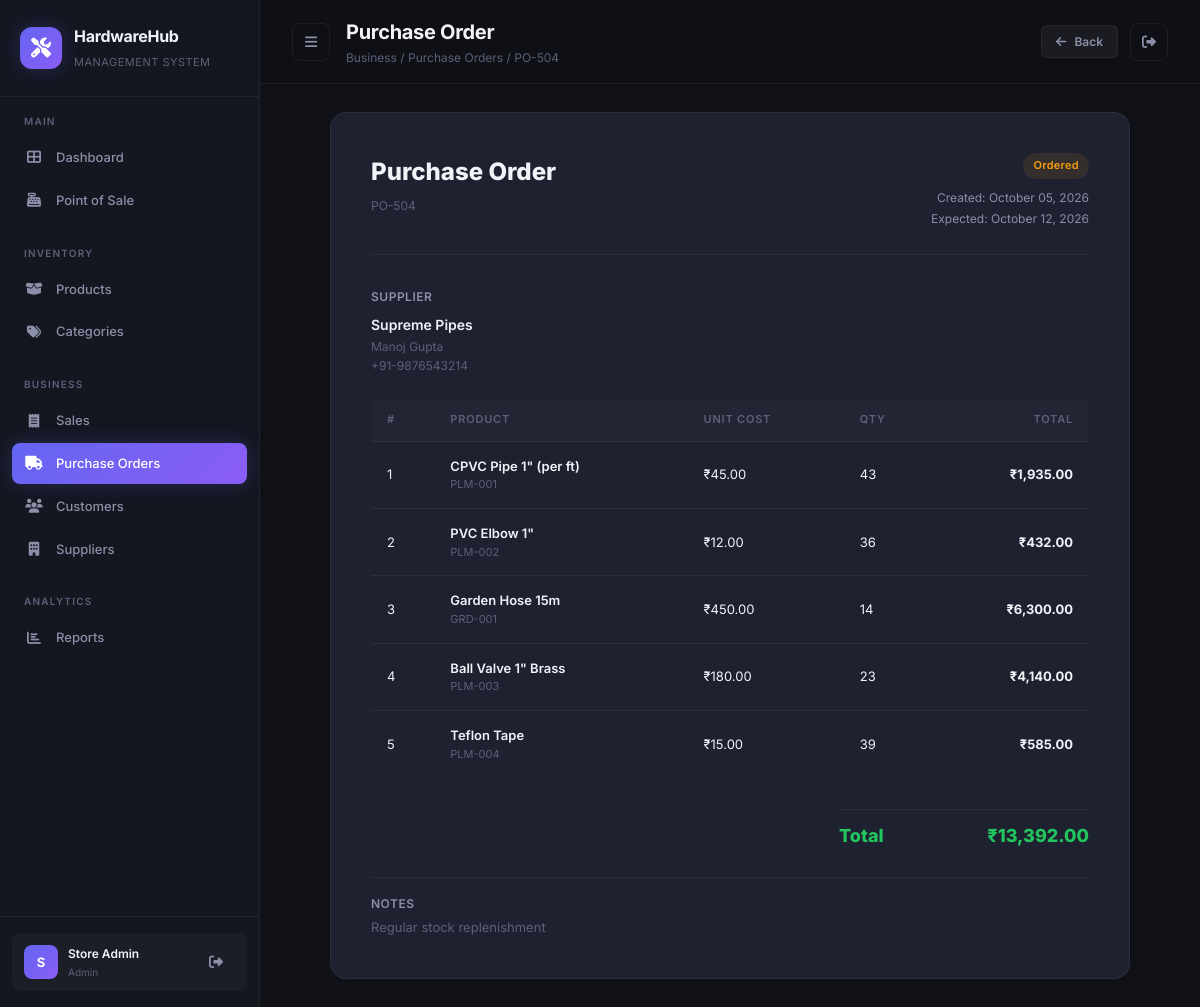
The app's page /purchases/view/4 (signed in) with its own data.
### models.py (models this page shows)
class PurchaseOrder(Base):
    __tablename__ = "purchase_orders"
    id = Column(Integer, primary_key=True, index=True)
    po_number = Column(String(50), unique=True, nullable=False, index=True)
    supplier_id = Column(Integer, ForeignKey("suppliers.id"), nullable=False)
    user_id = Column(Integer, ForeignKey("users.id"), nullable=True)
    total_amount = Column(Float, default=0.0)
    status = Column(String(20), default=PurchaseStatus.ORDERED.value)
    notes = Column(Text, default="")
    expected_date = Column(DateTime, nullable=True)
    received_date = Column(DateTime, nullable=True)
    created_at = Column(DateTime, default=datetime.datetime.utcnow)
    supplier = relationship("Supplier", back_populates="purchase_orders")
    user = relationship("User")
    items = relationship("PurchaseItem", back_populates="purchase_order", cascade="all, delete-orphan")

class Supplier(Base):
    __tablename__ = "suppliers"
    id = Column(Integer, primary_key=True, index=True)
    name = Column(String(150), nullable=False)
    contact_person = Column(String(100), default="")
    email = Column(String(120), default="")
    phone = Column(String(20), default="")
    address = Column(Text, default="")
    city = Column(String(100), default="")
    is_active = Column(Boolean, default=True)
    created_at = Column(DateTime, default=datetime.datetime.utcnow)
    products = relationship("Product", back_populates="supplier")
    purchase_orders = relationship("PurchaseOrder", back_populates="supplier")

class PurchaseItem(Base):
    __tablename__ = "purchase_items"
    id = Column(Integer, primary_key=True, index=True)
    purchase_order_id = Column(Integer, ForeignKey("purchase_orders.id"), nullable=False)
    product_id = Column(Integer, ForeignKey("products.id"), nullable=False)
    quantity = Column(Integer, nullable=False)
    unit_cost = Column(Float, nullable=False)
    total_cost = Column(Float, nullable=False)
    purchase_order = relationship("PurchaseOrder", back_populates="items")
    product = relationship("Product", back_populates="purchase_items")

class Product(Base):
    __tablename__ = "products"
    id = Column(Integer, primary_key=True, index=True)
    name = Column(String(200), nullable=False, index=True)
    sku = Column(String(50), unique=True, nullable=False, index=True)
    description = Column(Text, default="")
    category_id = Column(Integer, ForeignKey("categories.id"), nullable=True)
    supplier_id = Column(Integer, ForeignKey("suppliers.id"), nullable=True)
    cost_price = Column(Float, default=0.0)
    selling_price = Column(Float, default=0.0)
    quantity = Column(Integer, default=0)
    min_stock = Column(Integer, default=5)
    location = Column(String(100), default="")  # Aisle/shelf location
    unit = Column(String(20), default="piece")  # piece, kg, meter, liter, box
    is_active = Column(Boolean, default=True)
    created_at = Column(DateTime, default=datetime.datetime.utcnow)
    updated_at = Column(DateTime, default=datetime.datetime.utcnow, onupdate=datetime.datetime.utcnow)
    category = relationship("Category", back_populates="products")
    supplier = relationship("Supplier", back_populates="products")
    sale_items = relationship("SaleItem", back_populates="product")
    purchase_items = relationship("PurchaseItem", back_populates="product")

### routes/purchase_routes.py (the view)
@router.get("/view/{po_id}")
async def view_purchase(request: Request, po_id: int, db: Session = Depends(get_db)):
    user = get_current_user(request)
    if not user:
        return RedirectResponse(url="/login", status_code=302)
    po = db.query(PurchaseOrder).options(
        joinedload(PurchaseOrder.supplier),
        joinedload(PurchaseOrder.items).joinedload(PurchaseItem.product)
    ).filter(PurchaseOrder.id == po_id).first()
    if not po:
        return RedirectResponse(url="/purchases", status_code=302)
    return templates.TemplateResponse("purchase_view.html", {
        "request": request,
        "user": user,
        "purchase": po,
    })

### templates/purchase_view.html (shortened to what this page needs)
{% extends "base.html" %}
{% set active_page = "purchases" %}
{% block page_title %}Purchase Order{% endblock %}
{% block breadcrumb %}Business / Purchase Orders / {{ purchase.po_number }}{% endblock %}
{% block topbar_actions %}
<a href="/purchases" class="btn btn-secondary btn-sm">
    <i class="fas fa-arrow-left"></i> Back
</a>
{% endblock %}
{% block content %}
<div class="invoice-container">
    <div class="invoice-header">
        <div class="invoice-brand">
            <h2>Purchase Order</h2>
            <p>{{ purchase.po_number }}</p>
        </div>
        <div class="invoice-info">
            <h3>
                {% if purchase.status == 'received' %}
                <span class="badge badge-success">Received</span>
                {% elif purchase.status == 'ordered' %}
                <span class="badge badge-warning">Ordered</span>
                {% else %}
                <span class="badge badge-danger">Cancelled</span>
                {% endif %}
            </h3>
            <p>
                Created: {{ purchase.created_at.strftime('%B %d, %Y') }}<br>
                {% if purchase.expected_date %}Expected: {{ purchase.expected_date.strftime('%B %d, %Y') }}<br>{% endif %}
            </p>
        </div>
    </div>
    <div style="margin-bottom: 24px;">
        <div class="form-label" style="margin-bottom:8px;">Supplier</div>
        <div class="fw-semibold">{{ purchase.supplier.name }}</div>
        {% if purchase.supplier.contact_person %}<div class="text-muted" style="font-size:12px;">{{ purchase.supplier.contact_person }}</div>{% endif %}
        {% if purchase.supplier.phone %}<div class="text-muted" style="font-size:12px;">{{ purchase.supplier.phone }}</div>{% endif %}
    </div>
    <table class="data-table" style="margin-bottom:24px;">
        <thead>
            <tr>
                <th>#</th>
                <th>Product</th>
                <th>Unit Cost</th>
                <th>Qty</th>
                <th style="text-align:right;">Total</th>
            </tr>
        </thead>
        <tbody>
            {% for item in purchase.items %}
            <tr>
                <td>{{ loop.index }}</td>
                <td>
                    <div class="fw-semibold">{{ item.product.name }}</div>
                    <div class="text-muted" style="font-size:11px;">{{ item.product.sku }}</div>
                </td>
                <td>₹{{ "{:,.2f}".format(item.unit_cost) }}</td>
                <td>{{ item.quantity }}</td>
                <td style="text-align:right;" class="fw-bold">₹{{ "{:,.2f}".format(item.total_cost) }}</td>
            </tr>
            {% endfor %}
        </tbody>
    </table>
    <div style="display:flex; justify-content:flex-end;">
        <div style="width:250px;">
            <div class="cart-totals">
                <div class="total-row grand-total">
                    <span>Total</span>
                    <span>₹{{ "{:,.2f}".format(purchase.total_amount) }}</span>
                </div>
            </div>
        </div>
    </div>
    {% if purchase.notes %}
    <div style="margin-top:20px; padding-top:16px; border-top:1px solid var(--border-color);">
        <div class="form-label" style="margin-bottom:4px;">Notes</div>
        <div class="text-muted" style="font-size:13px;">{{ purchase.notes }}</div>
    </div>
    {% endif %}
</div>
{% endblock %}

### static/css/style.css (style rules this page uses)
:root { --bg-primary: #0f1117; --bg-secondary: #1a1d27; --bg-card: #1e2130; --bg-card-hover: #252839; --bg-input: #161822; --bg-sidebar: #141620; --border-color: rgba(255, 255, 255, 0.06); --border-light: rgba(255, 255, 255, 0.1); --text-primary: #f1f3f9; --text-secondary: #8b8fa7; --text-muted: #5c6078; --text-inverse: #0f1117; --accent-primary: #6366f1; --accent-primary-hover: #818cf8; --accent-gradient: linear-gradient(135deg, #6366f1 0%, #8b5cf6 100%); --accent-glow: rgba(99, 102, 241, 0.25); --success: #22c55e; --success-bg: rgba(34, 197, 94, 0.1); --warning: #f59e0b; --warning-bg: rgba(245, 158, 11, 0.1); --danger: #ef4444; --danger-bg: rgba(239, 68, 68, 0.1); --info: #3b82f6; --info-bg: rgba(59, 130, 246, 0.1); --cyan: #06b6d4; --purple: #a855f7; --pink: #ec4899; --orange: #f97316; --radius-sm: 8px; --radius-md: 12px; --radius-lg: 16px; --radius-xl: 20px; --shadow-sm: 0 2px 8px rgba(0, 0, 0, 0.2); --shadow-md: 0 4px 16px rgba(0, 0, 0, 0.3); --shadow-lg: 0 8px 32px rgba(0, 0, 0, 0.4); --shadow-glow: 0 0 20px var(--accent-glow); --sidebar-width: 260px; --transition: all 0.3s cubic-bezier(0.4, 0, 0.2, 1); }
*, *::before, *::after { margin: 0; padding: 0; box-sizing: border-box; }
html { font-size: 14px; scroll-behavior: smooth; }
body { font-family: 'Inter', -apple-system, BlinkMacSystemFont, sans-serif; background: var(--bg-primary); color: var(--text-primary); line-height: 1.6; overflow-x: hidden; min-height: 100vh; }
a { color: var(--accent-primary-hover); text-decoration: none; transition: var(--transition); }
.data-table { width: 100%; border-collapse: separate; border-spacing: 0; }
.data-table thead th { padding: 12px 16px; text-align: left; font-size: 11px; font-weight: 600; text-transform: uppercase; letter-spacing: 0.8px; color: var(--text-muted); background: rgba(255, 255, 255, 0.02); border-bottom: 1px solid var(--border-color); white-space: nowrap; }
.data-table tbody tr { transition: var(--transition); }
.data-table tbody td { padding: 14px 16px; border-bottom: 1px solid var(--border-color); font-size: 13px; vertical-align: middle; }
.data-table tbody tr:last-child td { border-bottom: none; }
.badge { display: inline-flex; align-items: center; padding: 4px 10px; border-radius: 20px; font-size: 11px; font-weight: 600; letter-spacing: 0.3px; }
.badge-warning { background: var(--warning-bg); color: var(--warning); }
.btn { display: inline-flex; align-items: center; gap: 8px; padding: 10px 20px; border-radius: var(--radius-sm); font-weight: 600; font-size: 13px; cursor: pointer; transition: var(--transition); border: none; text-decoration: none; white-space: nowrap; font-family: inherit; }
.btn-secondary { background: rgba(255, 255, 255, 0.05); color: var(--text-secondary); border: 1px solid var(--border-color); }
.btn-sm { padding: 6px 14px; font-size: 12px; border-radius: 6px; }
.form-label { display: block; font-size: 12px; font-weight: 600; color: var(--text-secondary); margin-bottom: 6px; text-transform: uppercase; letter-spacing: 0.5px; }
.cart-totals .total-row { display: flex; justify-content: space-between; padding: 6px 0; font-size: 13px; }
.cart-totals .total-row.grand-total { font-size: 18px; font-weight: 800; padding-top: 12px; margin-top: 8px; border-top: 1px solid var(--border-color); color: var(--success); }
.invoice-container { max-width: 800px; margin: 0 auto; background: var(--bg-card); border: 1px solid var(--border-color); border-radius: var(--radius-lg); padding: 40px; }
.invoice-header { display: flex; justify-content: space-between; margin-bottom: 32px; padding-bottom: 24px; border-bottom: 1px solid var(--border-color); }
.invoice-brand h2 { font-size: 24px; font-weight: 800; margin-bottom: 4px; }
.invoice-brand p { font-size: 12px; color: var(--text-muted); }
.invoice-info { text-align: right; }
.invoice-info h3 { font-size: 14px; color: var(--accent-primary-hover); margin-bottom: 8px; }
.invoice-info p { font-size: 12px; color: var(--text-secondary); line-height: 1.8; }
.text-muted { color: var(--text-muted); }
.fw-bold { font-weight: 700; }
.fw-semibold { font-weight: 600; }

### records on screen
PurchaseOrder: po_number "PO-504", created_at "October 05, 2026", expected_date "October 12, 2026", total_amount "13,392.00", notes "Regular stock replenishment"
Supplier: supplier.name "Supreme Pipes", supplier.contact_person "Manoj Gupta", supplier.phone "+91-9876543214"
PurchaseItem: product.name "CPVC Pipe 1\" (per ft)", product.sku "PLM-001", unit_cost "45.00", quantity "43", total_cost "1,935.00"
PurchaseItem: product.name "PVC Elbow 1\"", product.sku "PLM-002", unit_cost "12.00", quantity "36", total_cost "432.00"
PurchaseItem: product.name "Garden Hose 15m", product.sku "GRD-001", unit_cost "450.00", quantity "14", total_cost "6,300.00"
PurchaseItem: product.name "Ball Valve 1\" Brass", product.sku "PLM-003", unit_cost "180.00", quantity "23", total_cost "4,140.00"
PurchaseItem: product.name "Teflon Tape", product.sku "PLM-004", unit_cost "15.00", quantity "39", total_cost "585.00"

### other values on screen
{{ user.name[0] if user else 'A' }} "S"
{{ user.name if user else 'Admin' }} "Store Admin"
{{ user.role if user else 'admin' }} "Admin"
